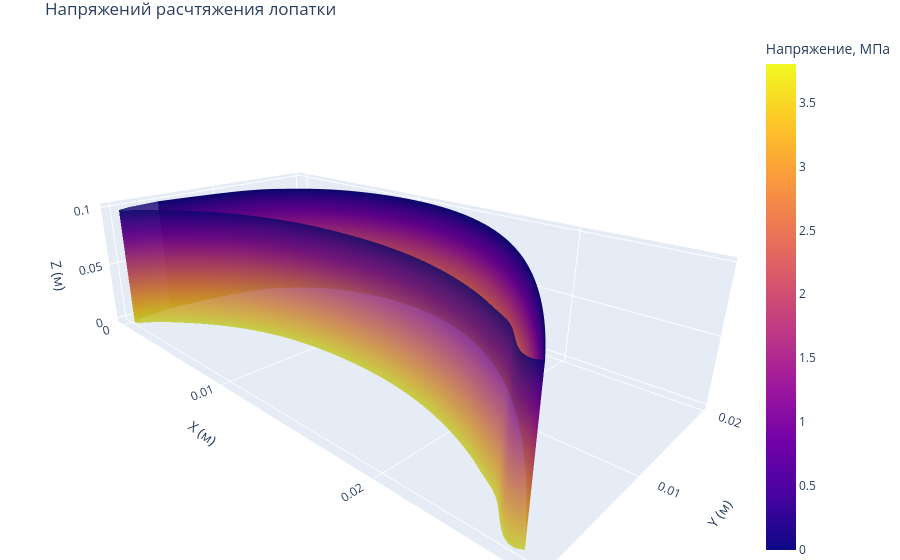

Source (notebook cell):
### Code cell
import numpy as np
from scipy.interpolate import interp1d
import plotly.graph_objects as go

def plot_3d_blade_with_stress(xu, yu, xl, yl, stress_distribution, 
                             height=0.1, num_points=100):

    f_u = interp1d(xu, yu, kind='cubic')
    x_u = np.linspace(min(xu), max(xu), num_points)
    y_u = f_u(x_u)
    
    f_l = interp1d(xl, yl, kind='cubic')
    x_l = np.linspace(min(xl), max(xl), num_points)
    y_l = f_l(x_l)

    z_coords = np.linspace(0, height, num_points)
    
    stress_interp = interp1d(np.linspace(0, height, len(stress_distribution)),
                            stress_distribution,
                            kind='linear',
                            fill_value='extrapolate')

    X_u, Z_u = np.meshgrid(x_u, z_coords)
    Y_u = np.array([y_u]*num_points)
    
    X_l, Z_l = np.meshgrid(x_l, z_coords)
    Y_l = np.array([y_l]*num_points)

    stress = stress_interp(z_coords)[:, np.newaxis]

    fig = go.Figure()

    fig.add_trace(go.Surface(
        x=X_u,
        y=Y_u,
        z=Z_u,
        surfacecolor=np.repeat(stress, len(x_u), axis=1),
        colorscale='Plasma',
        opacity=0.8,
        showscale=True,
        name='Напряжения',
        colorbar=dict(title='Напряжение, МПа')
    ))

    fig.add_trace(go.Surface(
        x=X_l,
        y=Y_l,
        z=Z_l,
        surfacecolor=np.repeat(stress, len(x_l), axis=1),
        colorscale='Plasma',
        showscale=False
    ))

    for i in [0, -1]: 
        fig.add_trace(go.Surface(
            x=np.array([[xu[i], xl[i]]]*num_points),
            y=np.array([[yu[i], yl[i]]]*num_points),
            z=np.array([z_coords, z_coords]).T,
            surfacecolor=stress,
            colorscale='Plasma',
            showscale=False
        ))

    fig.update_layout(
        title='Напряжений расчтяжения лопатки',
        scene=dict(
            xaxis_title='X (м)',
            yaxis_title='Y (м)',
            zaxis_title='Z (м)',
            aspectmode='manual',
            aspectratio=dict(x=2, y=1, z=0.5),
            camera=dict(eye=dict(x=1.5, y=-1.5, z=0.8))
        ),
        margin=dict(l=0, r=50, b=0, t=30)
    )
    
    fig.show()


xu_raw = np.array([0,0.45,1,2,3,4,5,6,7,8,9,10,11,12,13,14,15,16,17,18,19,20,21,22,23,24,25.75,25.95])/1000
xl_raw = np.array([0,1,2,3,4,5,6,7,8,9,10,11,12,13,14,15,16,17,18,19,20,21,22,23,24,25.95])/1000
yu_raw = np.array([3.7,0.0,0.5,2.13,3.368,4.422,5.305,6.032,6.617,7.074,7.417,7.659,7.816,7.902,7.925,7.883,7.767,7.572,7.29,6.915,6.438,5.853,5.153,4.328,3.366,2.259,0,0.2])/1000
yl_raw = np.array([3.7,11.862,14.5,16.15,17.375,18.25,18.842,19.285,19.581,19.75,19.791,19.704,19.488,19.139,18.652,18.023,17.247,16.32,15.235,13.986,12.565,10.966,9.182,7.209,5.049,0.2])/1000

stress_values =tension_stress(y)/MPa# np.linspace(50, 100, len(xu))


plot_3d_blade_with_stress(xu, yu, xl, yl, 
                         stress_distribution=stress_values,
                         height=0.1,
                         num_points=100)

### Figure 1 — Plotly figure (JSON) as saved in the notebook; plotly's stock layout.template omitted (floating-point values rounded to 4 significant figures; data arrays with more than 128 entries replaced by an {"elided": "..."} marker saying what was removed)
{"data": [{"colorbar": {"title": {"text": "Напряжение, МПа"}}, "colorscale": [[0, "#0d0887"], [0.1111, "#46039f"], [0.2222, "#7201a8"], [0.3333, "#9c179e"], [0.4444, "#bd3786"], [0.5556, "#d8576b"], [0.6667, "#ed7953"], [0.7778, "#fb9f3a"], [0.8889, "#fdca26"], [1, "#f0f921"]], "name": "Напряжения", "opacity": 0.8, "showscale": true, "surfacecolor": {"elided": "100x100 float values"}, "type": "surface", "x": {"elided": "100x100 float values"}, "y": {"elided": "100x100 float values"}, "z": {"elided": "100x100 float values"}}, {"colorscale": [[0, "#0d0887"], [0.1111, "#46039f"], [0.2222, "#7201a8"], [0.3333, "#9c179e"], [0.4444, "#bd3786"], [0.5556, "#d8576b"], [0.6667, "#ed7953"], [0.7778, "#fb9f3a"], [0.8889, "#fdca26"], [1, "#f0f921"]], "showscale": false, "surfacecolor": {"elided": "100x100 float values"}, "type": "surface", "x": {"elided": "100x100 float values"}, "y": {"elided": "100x100 float values"}, "z": {"elided": "100x100 float values"}}, {"colorscale": [[0, "#0d0887"], [0.1111, "#46039f"], [0.2222, "#7201a8"], [0.3333, "#9c179e"], [0.4444, "#bd3786"], [0.5556, "#d8576b"], [0.6667, "#ed7953"], [0.7778, "#fb9f3a"], [0.8889, "#fdca26"], [1, "#f0f921"]], "showscale": false, "surfacecolor": [[3.801], [3.767], [3.732], [3.697], [3.663], [3.628], [3.593], [3.558], [3.523], [3.488], [3.452], [3.417], [3.382], [3.346], [3.311], [3.275], [3.24], [3.204], [3.168], [3.132], [3.096], [3.06], [3.024], [2.987], [2.951], [2.915], [2.878], [2.842], [2.805], [2.768], [2.732], [2.695], [2.658], [2.621], [2.584], [2.546], [2.509], [2.472], [2.434], [2.397], [2.359], [2.321], [2.284], [2.246], [2.208], [2.17], [2.132], [2.094], [2.055], [2.017], [1.979], [1.94], [1.902], [1.863], [1.824], [1.786], [1.747], [1.708], [1.669], [1.63], [1.59], [1.551], [1.512], [1.472], [1.433], [1.393], [1.354], [1.314], [1.274], [1.234], [1.194], [1.154], [1.114], [1.074], [1.033], [0.9931], [0.9526], [0.9121], [0.8714], [0.8307], [0.79], [0.7491], [0.7082], [0.6671], [0.626], [0.5849], [0.5436], [0.5023], [0.4608], [0.4193], [0.3778], [0.3361], [0.2944], [0.2526], [0.2107], [0.1687], [0.1266], [0.08451], [0.04229], [0.0]], "type": "surface", "x": {"elided": "100x2 float values"}, "y": {"elided": "100x2 float values"}, "z": {"elided": "100x2 float values"}}, {"colorscale": [[0, "#0d0887"], [0.1111, "#46039f"], [0.2222, "#7201a8"], [0.3333, "#9c179e"], [0.4444, "#bd3786"], [0.5556, "#d8576b"], [0.6667, "#ed7953"], [0.7778, "#fb9f3a"], [0.8889, "#fdca26"], [1, "#f0f921"]], "showscale": false, "surfacecolor": [[3.801], [3.767], [3.732], [3.697], [3.663], [3.628], [3.593], [3.558], [3.523], [3.488], [3.452], [3.417], [3.382], [3.346], [3.311], [3.275], [3.24], [3.204], [3.168], [3.132], [3.096], [3.06], [3.024], [2.987], [2.951], [2.915], [2.878], [2.842], [2.805], [2.768], [2.732], [2.695], [2.658], [2.621], [2.584], [2.546], [2.509], [2.472], [2.434], [2.397], [2.359], [2.321], [2.284], [2.246], [2.208], [2.17], [2.132], [2.094], [2.055], [2.017], [1.979], [1.94], [1.902], [1.863], [1.824], [1.786], [1.747], [1.708], [1.669], [1.63], [1.59], [1.551], [1.512], [1.472], [1.433], [1.393], [1.354], [1.314], [1.274], [1.234], [1.194], [1.154], [1.114], [1.074], [1.033], [0.9931], [0.9526], [0.9121], [0.8714], [0.8307], [0.79], [0.7491], [0.7082], [0.6671], [0.626], [0.5849], [0.5436], [0.5023], [0.4608], [0.4193], [0.3778], [0.3361], [0.2944], [0.2526], [0.2107], [0.1687], [0.1266], [0.08451], [0.04229], [0.0]], "type": "surface", "x": {"elided": "100x2 float values"}, "y": {"elided": "100x2 float values"}, "z": {"elided": "100x2 float values"}}], "layout": {"margin": {"b": 0, "l": 0, "r": 50, "t": 30}, "scene": {"aspectmode": "manual", "aspectratio": {"x": 2, "y": 1, "z": 0.5}, "camera": {"eye": {"x": 1.5, "y": -1.5, "z": 0.8}}, "xaxis": {"title": {"text": "X (м)"}}, "yaxis": {"title": {"text": "Y (м)"}}, "zaxis": {"title": {"text": "Z (м)"}}}, "title": {"text": "Напряжений расчтяжения лопатки"}}}
